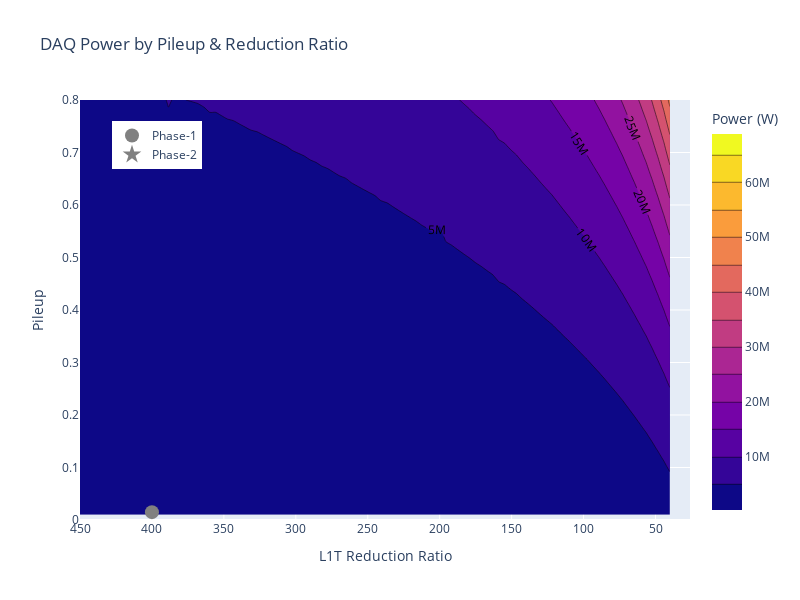

The notebook cell this image was saved under:
### Code cell
fig = go.Figure(data =
    go.Contour(
        z=power,
        x=l1t_reductions, # horizontal axis
        y=pileup, # vertical axis,
        contours = dict(showlabels = True),
        colorbar = dict(title = "Power (W)")
         
    ),
    )

y_offset = 0.015
fig.add_trace(go.Scatter(x = (400,),
                        y = (0.0 + y_offset,),
                        mode = "markers",
                        marker = dict(size = 14, color = "gray", symbol="circle"),
                        name = "Phase-1"))

fig.add_trace(go.Scatter(x = (53.3,),
                        y = (1.0 - y_offset,),
                        mode = "markers",
                        marker = dict(size = 14, color = "gray", symbol = "star"),
                        name = "Phase-2"))

fig.update_layout(width = 800, 
                  height = 600,
                  xaxis_title = "L1T Reduction Ratio",
                  yaxis_title = "Pileup",
                  title = "DAQ Power by Pileup & Reduction Ratio",
                  legend=dict(xanchor = "right",
                    x = 0.20,
                    y = 0.95))
fig.update_xaxes(autorange="reversed")
fig.update_yaxes(range=[0.0, 0.8])
fig.show()

### Figure 1 — Plotly figure (JSON) as saved in the notebook; plotly's stock layout.template omitted (floating-point values rounded to 4 significant figures; data arrays with more than 128 entries replaced by an {"elided": "..."} marker saying what was removed)
{"data": [{"colorbar": {"title": {"text": "Power (W)"}}, "contours": {"showlabels": true}, "type": "contour", "x": [450, 445.9, 441.8, 437.7, 433.6, 429.5, 425.4, 421.3, 417.2, 413.1, 409, 404.9, 400.8, 396.7, 392.6, 388.5, 384.4, 380.3, 376.2, 372.1, 368, 363.9, 359.8, 355.7, 351.6, 347.5, 343.4, 339.3, 335.2, 331.1, 327, 322.9, 318.8, 314.7, 310.6, 306.5, 302.4, 298.3, 294.2, 290.1, 286, 281.9, 277.8, 273.7, 269.6, 265.5, 261.4, 257.3, 253.2, 249.1, 245.0, 240.9, 236.8, 232.7, 228.6, 224.5, 220.4, 216.3, 212.2, 208.1, 204.0, 199.9, 195.8, 191.7, 187.6, 183.5, 179.4, 175.3, 171.2, 167.1, 163, 158.9, 154.8, 150.7, 146.6, 142.5, 138.4, 134.3, 130.2, 126.1, 122, 117.9, 113.8, 109.7, 105.6, 101.5, 97.4, 93.3, 89.2, 85.1, 81.0, 76.9, 72.8, 68.7, 64.6, 60.5, 56.4, 52.3, 48.2, 44.1, 40], "y": [0.01, 0.0199, 0.0298, 0.0397, 0.0496, 0.0595, 0.0694, 0.0793, 0.0892, 0.0991, 0.109, 0.1189, 0.1288, 0.1387, 0.1486, 0.1585, 0.1684, 0.1783, 0.1882, 0.1981, 0.208, 0.2179, 0.2278, 0.2377, 0.2476, 0.2575, 0.2674, 0.2773, 0.2872, 0.2971, 0.307, 0.3169, 0.3268, 0.3367, 0.3466, 0.3565, 0.3664, 0.3763, 0.3862, 0.3961, 0.406, 0.4159, 0.4258, 0.4357, 0.4456, 0.4555, 0.4654, 0.4753, 0.4852, 0.4951, 0.505, 0.5149, 0.5248, 0.5347, 0.5446, 0.5545, 0.5644, 0.5743, 0.5842, 0.5941, 0.604, 0.6139, 0.6238, 0.6337, 0.6436, 0.6535, 0.6634, 0.6733, 0.6832, 0.6931, 0.703, 0.7129, 0.7228, 0.7327, 0.7426, 0.7525, 0.7624, 0.7723, 0.7822, 0.7921, 0.802, 0.8119, 0.8218, 0.8317, 0.8416, 0.8515, 0.8614, 0.8713, 0.8812, 0.8911, 0.901, 0.9109, 0.9208, 0.9307, 0.9406, 0.9505, 0.9604, 0.9703, 0.9802, 0.9901, 1], "z": {"elided": "101x101 float values"}}, {"marker": {"color": "gray", "size": 14, "symbol": "circle"}, "mode": "markers", "name": "Phase-1", "type": "scatter", "x": [400], "y": [0.015]}, {"marker": {"color": "gray", "size": 14, "symbol": "star"}, "mode": "markers", "name": "Phase-2", "type": "scatter", "x": [53.3], "y": [0.985]}], "layout": {"height": 600, "legend": {"x": 0.2, "xanchor": "right", "y": 0.95}, "title": {"text": "DAQ Power by Pileup & Reduction Ratio"}, "width": 800, "xaxis": {"autorange": "reversed", "title": {"text": "L1T Reduction Ratio"}}, "yaxis": {"range": [0, 0.8], "title": {"text": "Pileup"}}}}
